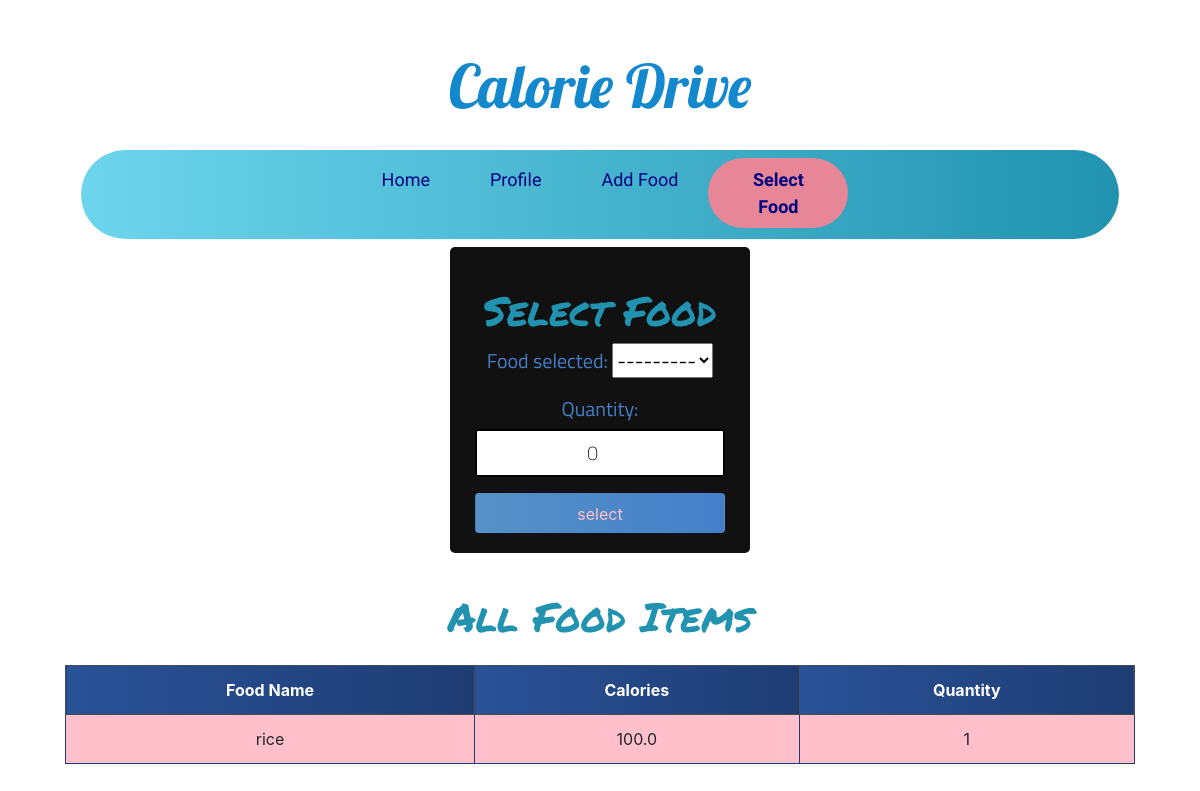
/select_food/ (signed in), run on the app's committed database.
### calories/models.py (models this page shows)
class Food(models.Model):
	name = models.CharField(max_length=200 ,null=False)
	quantity = models.PositiveIntegerField(null=False,default=0)
	calorie = models.FloatField(null=False,default=0)
	person_of = models.ForeignKey(User,null=True,on_delete=models.CASCADE)
	def __str__(self):
		return self.name

### calories/views.py (the view)
# urls.py: path('select_food/',select_food,name='select_food'),
@login_required
def select_food(request):
	person = Profile.objects.filter(person_of=request.user).last()
	food_items = Food.objects.filter(person_of=request.user)
	form = SelectFoodForm(request.user,instance=person)
	if request.method == 'POST':
		form = SelectFoodForm(request.user,request.POST,instance=person)
		if form.is_valid():
			form.save()
			return redirect('home')
	else:
		form = SelectFoodForm(request.user)
	context = {'form':form,'food_items':food_items}
	return render(request, 'select_food.html',context)

### calories/forms.py
class SelectFoodForm(forms.ModelForm):
    class Meta:
        model = Profile
        fields = ('food_selected','quantity',)
    def __init__(self, user, *args, **kwargs):
        super(SelectFoodForm, self).__init__(*args, **kwargs)
        self.fields['food_selected'].queryset = Food.objects.filter(person_of=user)

### templates/select_food.html (shortened to what this page needs)
{% extends 'base.html' %}
{% block content %}
    <div class="login mt-0">
        <div class="login-screen">
            <div class="app-title">
                <h1 class="headline">Select Food</h1>
            </div>
            <form method="POST" action="" class="login-form">
              <h5 class="form-labels">
                {{ form.as_p }}
            </h5>
                <input class="btn login_btn pt-2" type="submit" value="select">
            </form>
        </div>
    </div>
    <div class="container-fluid">
   <h1 class="headline text-center pb-3">All Food Items </h1>
        <table class="table table-bordered text-center">
            <thead class="thead-dark">
                <tr>
                    <th scope="col">Food Name</th>
                    <th scope="col">Calories</th>
                    <th scope="col">Quantity</th>
                </tr>
            </thead>
            <tbody>
                {% for food in food_items %}
                <tr>
                    <td>{{ food.name }}</td>
                    <td>{{ food.calorie }}</td>
                    <td>{{ food.quantity }}</td>
                </tr>
                {% endfor %}
            </tbody>
        </table>
     </div>
{% endblock content %}

### static/css/base.css (style rules this page uses)
body { font-family: Arial; background-color: #3498DB; padding: 50px; }
.login { margin: 20px auto; width: 300px; }
.login-screen { background-color: #111; padding: 20px; border-radius: 5px }
.app-title { text-align: center; color: #777; }
.login-form { text-align: center; }
input { text-align: center; border: 2px solid #000; border-radius: 3px; font-size: 16px; font-weight: 200; padding: 10px 0; width: 250px; transition: border .5s; }
.btn { background: #457fca; background: -webkit-linear-gradient(to right, #5691c8, #457fca); background: linear-gradient(to right, #5691c8, #457fca); color:pink !important; font-size: 16px; line-height: 25px; padding: 10px 0; text-decoration: none; text-shadow: none; border-radius: 3px; box-shadow: none; transition: 0.25s; display: block; width: 250px; margin: 0 auto; }
th { background: #1e3c72; background: -webkit-linear-gradient(to right, #2a5298, #1e3c72); background: linear-gradient(to right, #2a5298, #1e3c72); }
.headline { font-family: 'Permanent Marker', cursive; padding-top:20px; color: #2193b0; color: -webkit-linear-gradient(to right, #6dd5ed, #2193b0); color: linear-gradient(to right, #6dd5ed, #2193b0); }
.table { background-color: pink; color: #18AD7C; }
table.table-bordered > thead > tr > th { border:1px solid #1e3c72; }
table.table-bordered > tbody > tr > td { border:1px solid #1e3c72; }
.form-labels { font-family: 'Titillium Web', sans-serif; color:#457fca; }

### data on the page
Food: name "rice", calorie "100.0", quantity "1"
